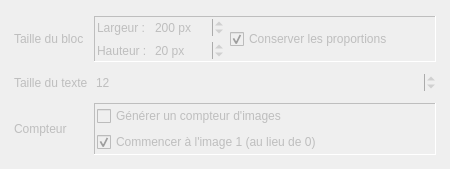
          <widget class="QWidget" name="tabQT">
           <property name="enabled">
            <bool>false</bool>
           </property>
           <attribute name="icon">
            <iconset resource="ressources.qrc">
             <normaloff>:/icons/quicktime</normaloff>:/icons/quicktime</iconset>
           </attribute>
           <attribute name="title">
            <string>Quicktime Text</string>
           </attribute>
           <layout class="QVBoxLayout" name="verticalLayout_7">
            <item>
             <widget class="QWidget" name="exportQTTextWidget" native="true">
              <layout class="QFormLayout" name="formLayout_4">
               <property name="fieldGrowthPolicy">
                <enum>QFormLayout::AllNonFixedFieldsGrow</enum>
               </property>
               <property name="labelAlignment">
                <set>Qt::AlignLeading|Qt::AlignLeft|Qt::AlignVCenter</set>
               </property>
               <property name="formAlignment">
                <set>Qt::AlignLeading|Qt::AlignLeft|Qt::AlignTop</set>
               </property>
               <property name="verticalSpacing">
                <number>12</number>
               </property>
               <property name="leftMargin">
                <number>3</number>
               </property>
               <property name="topMargin">
                <number>5</number>
               </property>
               <property name="rightMargin">
                <number>3</number>
               </property>
               <property name="bottomMargin">
                <number>3</number>
               </property>
               <item row="0" column="0">
                <widget class="QLabel" name="label_12">
                 <property name="sizePolicy">
                  <sizepolicy hsizetype="Preferred" vsizetype="Expanding">
                   <horstretch>0</horstretch>
                   <verstretch>0</verstretch>
                  </sizepolicy>
                 </property>
                 <property name="statusTip">
                  <string>Vous pouvez choisir la taille du bloc de texte dans Quicktime.</string>
                 </property>
                 <property name="text">
                  <string>Taille du bloc</string>
                 </property>
                </widget>
               </item>
               <item row="0" column="1">
                <widget class="QFrame" name="frame_4">
                 <property name="frameShape">
                  <enum>QFrame::Panel</enum>
                 </property>
                 <property name="frameShadow">
                  <enum>QFrame::Sunken</enum>
                 </property>
                 <layout class="QHBoxLayout" name="horizontalLayout_11">
                  <property name="leftMargin">
                   <number>2</number>
                  </property>
                  <property name="topMargin">
                   <number>2</number>
                  </property>
                  <property name="rightMargin">
                   <number>2</number>
                  </property>
                  <property name="bottomMargin">
                   <number>2</number>
                  </property>
                  <item>
                   <layout class="QFormLayout" name="formLayout_5">
                    <item row="1" column="1">
                     <widget class="QSpinBox" name="qtHeightSpinner">
                      <property name="statusTip">
                       <string>Vous pouvez choisir la taille du bloc de texte dans Quicktime.</string>
                      </property>
                      <property name="frame">
                       <bool>false</bool>
                      </property>
                      <property name="suffix">
                       <string> px</string>
                      </property>
                      <property name="maximum">
                       <number>10000</number>
                      </property>
                      <property name="value">
                       <number>20</number>
                      </property>
                     </widget>
                    </item>
                    <item row="1" column="0">
                     <widget class="QLabel" name="label_16">
                      <property name="statusTip">
                       <string>Vous pouvez choisir la taille du bloc de texte dans Quicktime.</string>
                      </property>
                      <property name="text">
                       <string>Hauteur :</string>
                      </property>
                     </widget>
                    </item>
                    <item row="0" column="0">
                     <widget class="QLabel" name="label_15">
                      <property name="statusTip">
                       <string>Vous pouvez choisir la taille du bloc de texte dans Quicktime.</string>
                      </property>
                      <property name="text">
                       <string>Largeur :</string>
                      </property>
                     </widget>
                    </item>
                    <item row="0" column="1">
                     <widget class="QSpinBox" name="qtWidthSpinner">
                      <property name="statusTip">
                       <string>Vous pouvez choisir la taille du bloc de texte dans Quicktime.</string>
                      </property>
                      <property name="frame">
                       <bool>false</bool>
                      </property>
                      <property name="suffix">
                       <string> px</string>
                      </property>
                      <property name="maximum">
                       <number>10000</number>
                      </property>
                      <property name="value">
                       <number>200</number>
                      </property>
                     </widget>
                    </item>
                   </layout>
                  </item>
                  <item>
                   <widget class="QCheckBox" name="proportionsButton_2">
                    <property name="statusTip">
                     <string>Vous pouvez choisir la taille du bloc de texte dans Quicktime.</string>
                    </property>
                    <property name="text">
                     <string>Conserver les proportions</string>
                    </property>
                    <property name="checked">
                     <bool>true</bool>
                    </property>
                   </widget>
                  </item>
                  <item>
                   <spacer name="horizontalSpacer_9">
                    <property name="orientation">
                     <enum>Qt::Horizontal</enum>
                    </property>
                    <property name="sizeHint" stdset="0">
                     <size>
                      <width>40</width>
                      <height>20</height>
                     </size>
                    </property>
                   </spacer>
                  </item>
                 </layout>
                </widget>
               </item>
               <item row="1" column="0">
                <widget class="QLabel" name="label_13">
                 <property name="sizePolicy">
                  <sizepolicy hsizetype="Preferred" vsizetype="Expanding">
                   <horstretch>0</horstretch>
                   <verstretch>0</verstretch>
                  </sizepolicy>
                 </property>
                 <property name="statusTip">
                  <string>Vous pouvez choisir la taille du texte dans Quicktime.</string>
                 </property>
                 <property name="text">
                  <string>Taille du texte</string>
                 </property>
                </widget>
               </item>
               <item row="1" column="1">
                <widget class="QSpinBox" name="qtTextSizeSpinner">
                 <property name="statusTip">
                  <string>Vous pouvez choisir la taille du texte dans Quicktime.</string>
                 </property>
                 <property name="frame">
                  <bool>false</bool>
                 </property>
                 <property name="minimum">
                  <number>6</number>
                 </property>
                 <property name="maximum">
                  <number>72</number>
                 </property>
                 <property name="value">
                  <number>12</number>
                 </property>
                </widget>
               </item>
               <item row="2" column="0">
                <widget class="QLabel" name="label_17">
                 <property name="sizePolicy">
                  <sizepolicy hsizetype="Preferred" vsizetype="Expanding">
                   <horstretch>0</horstretch>
                   <verstretch>0</verstretch>
                  </sizepolicy>
                 </property>
                 <property name="statusTip">
                  <string>Plutôt que de générer la liste des noms, vous pouvez générer un compteur d'images de chaque plan (timecode).</string>
                 </property>
                 <property name="text">
                  <string>Compteur</string>
                 </property>
                </widget>
               </item>
               <item row="2" column="1">
                <widget class="QFrame" name="frame_5">
                 <property name="frameShape">
                  <enum>QFrame::Panel</enum>
                 </property>
                 <property name="frameShadow">
                  <enum>QFrame::Sunken</enum>
                 </property>
                 <layout class="QVBoxLayout" name="verticalLayout_5">
                  <property name="leftMargin">
                   <number>2</number>
                  </property>
                  <property name="topMargin">
                   <number>2</number>
                  </property>
                  <property name="rightMargin">
                   <number>2</number>
                  </property>
                  <property name="bottomMargin">
                   <number>2</number>
                  </property>
                  <item>
                   <widget class="QCheckBox" name="qtCounterBox">
                    <property name="statusTip">
                     <string>Plutôt que de générer la liste des noms, vous pouvez générer un compteur d'images de chaque plan (timecode).</string>
                    </property>
                    <property name="text">
                     <string>Générer un compteur d'images</string>
                    </property>
                   </widget>
                  </item>
                  <item>
                   <widget class="QCheckBox" name="qtCounterBox1">
                    <property name="enabled">
                     <bool>false</bool>
                    </property>
                    <property name="statusTip">
                     <string>Le compteur d'images doit-il commencer à 1 ou à 0 ?</string>
                    </property>
                    <property name="text">
                     <string>Commencer à l'image 1 (au lieu de 0)</string>
                    </property>
                    <property name="checked">
                     <bool>true</bool>
                    </property>
                   </widget>
                  </item>
                 </layout>
                </widget>
               </item>
              </layout>
             </widget>
            </item>
           </layout>
          </widget>
